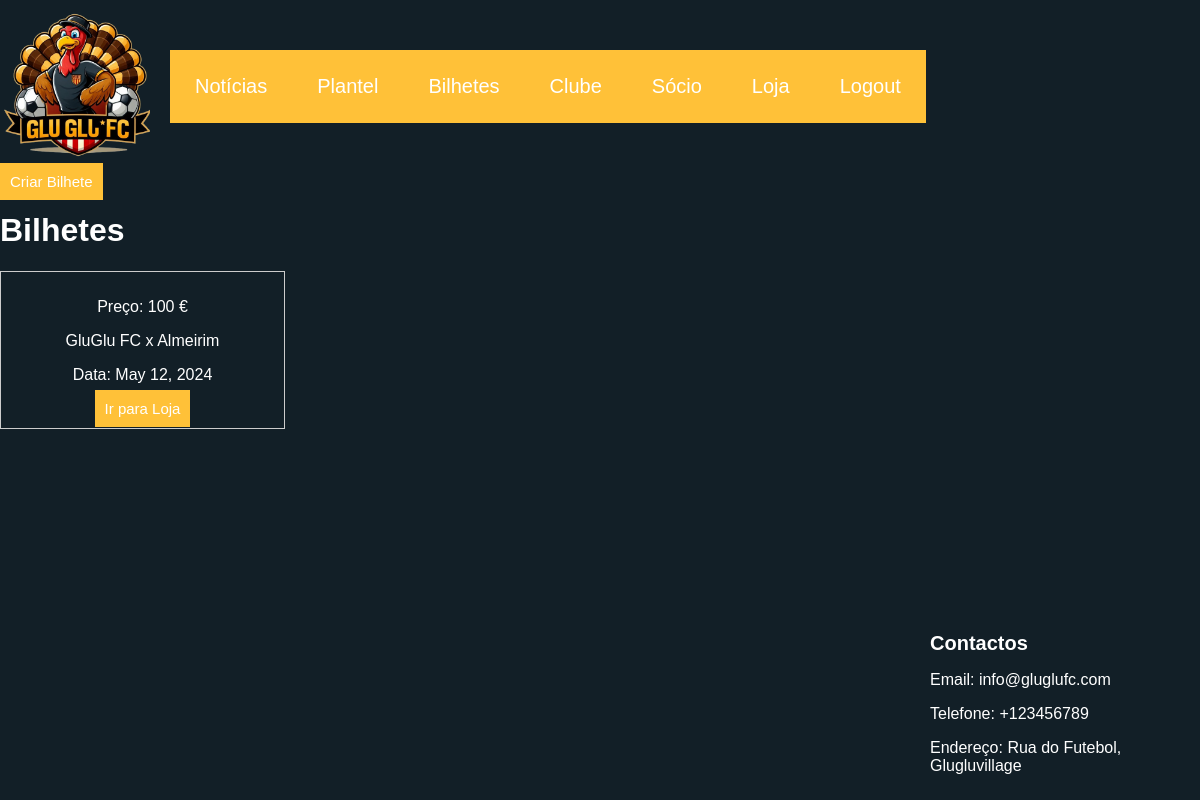
/bilhetes/ (signed in), run on the app's committed database.
### clubehome/models.py (models this page shows, shortened)
class Product(models.Model):
    nome = models.CharField(max_length=100)
    tipo = models.CharField(max_length=100, default='Produto')
    imagem = models.ImageField(upload_to='clubehome/static/', null=True, blank=True)
    imagem_nome = models.CharField(max_length=255, null=True, blank=True)
    preco = models.IntegerField(default=0)
    cod_produto = models.IntegerField(null=True, blank=True)

class Bilhete(Product):
    equipa_fora = models.CharField(max_length=255)
    equipa_casa = models.CharField(max_length=255)
    data = models.DateField()

class Product(models.Model):
    nome = models.CharField(max_length=100)
    tipo = models.CharField(max_length=100, default='Produto')
    imagem = models.ImageField(upload_to='clubehome/static/', null=True, blank=True)
    imagem_nome = models.CharField(max_length=255, null=True, blank=True)
    preco = models.IntegerField(default=0)
    cod_produto = models.IntegerField(null=True, blank=True)

### clubehome/views.py (the view)
# urls.py: path("bilhetes/", views.bilhetes, name = "bilhetes"),
def bilhetes(request):
    bilhetes = Bilhete.objects.all()
    return render(request, "clubehome/bilhetes.html", {'bilhetes': bilhetes})

### clubehome/templates/clubehome/bilhetes.html (shortened to what this page needs)
<!DOCTYPE html>
<html lang="en">
<head>
    {% load static %}
    <link rel="stylesheet" href="{% static 'bilhetes2.css' %}">
</head>
<body>
<header>
        <div class="header-logo">
            <div class="logo">
                <a href="{% url 'homepage' %}">
                    <img src="{% static 'logo.png' %}" alt="logotipo">
                </a>
            </div>
            <nav>
                <a href="{% url 'noticias' %}" class="box">Notícias</a>
                    <a href="{% url 'plantel' %}" class="box">Plantel</a>
                    <a href="{% url 'bilhetes' %}" class="box">Bilhetes</a>
                    <a href="{% url 'clube' %}" class="box">Clube</a>
                    <a href="{% url 'socio' %}" class="box">Sócio</a>
                    <a href="{% url 'loja' %}" class="box">Loja</a>
                    {% if user.is_authenticated %}
                    <a href="{% url 'logout' %}" class="box">Logout</a>
                    {% else %}
                    <a href="{% url 'login' %}" class="box">Conta</a>
                    {% endif %}
            </nav>
        </div>
    </header>
<main>
<div>
{% if user.is_authenticated and user.userdetails.is_admin %}
<a href="{% url 'criarbilhete' %}" class="add">Criar Bilhete</a>
{% endif %}
<h1>Bilhetes</h1>
    <div class="grid-container">
        {% for bilhete in bilhetes %}
            <div class="bilhete">
                <p>Preço: {{ bilhete.preco }} €</p>
                <p>{{ bilhete.equipa_casa }} x {{ bilhete.equipa_fora }}</p>
                <p>Data: {{ bilhete.data }}</p>
                {% if user.is_authenticated %}
                <a href="{% url 'loja' %}" class="add">Ir para Loja</a>
                {% endif %}
            </div>
        {% endfor %}
    </div>
</div>
</main>
    <footer>
        <div class="contact-box">
            <h3>Contactos</h3>
            <p>Email: info@gluglufc.com</p>
            <p>Telefone: +123456789</p>
            <p>Endereço: Rua do Futebol, Glugluvillage</p>
        </div>
    </footer>
</body>
</html>

### clubehome/static/bilhetes2.css (style rules this page uses)
body { font-family: Arial, sans-serif; margin: 0px; padding: 0px; background-color: #121f27; }
header { background-color: #121f27; padding: 10px 0; height: 50 px; width: 100%; }
.logo img { max-width: 150px; }
.logo { float: left; }
nav { display: flex; vertical-align: middle; }
.logo { margin-right: 20px; }
.box { padding: 25px; background-color: #ffc138; color: #fff; text-decoration: none; font-size: 20px; margin: 40px 0; }
h1 { color: #fff; }
.grid-container { display: grid; grid-template-columns: repeat(auto-fill, minmax(250px, 1fr)); grid-gap: 20px; color: #fff; }
.bilhete { border: 1px solid #ccc; padding: 10px; text-align: center; }
.add { font-size: 15px; color: #fff; background-color: #ffc138; text-decoration: none; padding: 10px; }
footer { background-color: #121f27; color: #fff; padding: 20px; text-align: left; position: fixed; bottom: 0; right: 50px; width: 200px; }
.contact-box { max-width: 200px; }
.contact-box h3 { font-size: 20px; margin-bottom: 10px; }
.contact-box p { font-size: 16px; margin-bottom: 5px; }

### data on the page
Bilhete: preco "100", equipa_casa "GluGlu FC", equipa_fora "Almeirim", data "May 12, 2024"
